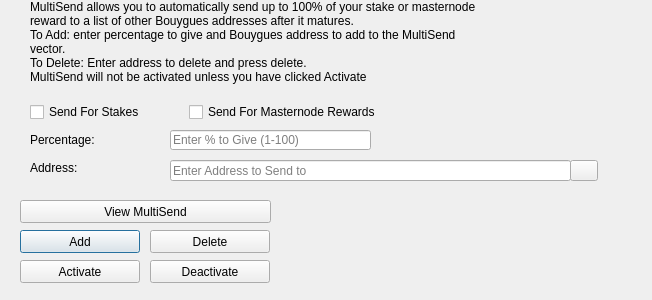
<?xml version="1.0" encoding="UTF-8"?>
<ui version="4.0">
 <class>MultiSendDialog</class>
 <widget class="QDialog" name="MultiSendDialog">
  <property name="windowModality">
   <enum>Qt::NonModal</enum>
  </property>
  <property name="geometry">
   <rect>
    <x>0</x>
    <y>0</y>
    <width>652</width>
    <height>300</height>
   </rect>
  </property>
  <property name="windowTitle">
   <string>MultiSend</string>
  </property>
  <widget class="QLineEdit" name="multiSendPercentEdit">
   <property name="geometry">
    <rect>
     <x>170</x>
     <y>130</y>
     <width>201</width>
     <height>20</height>
    </rect>
   </property>
   <property name="toolTip">
    <string>Enter whole numbers 1 - 100</string>
   </property>
   <property name="placeholderText">
    <string>Enter % to Give (1-100)</string>
   </property>
  </widget>
  <widget class="QLineEdit" name="multiSendAddressEdit">
   <property name="geometry">
    <rect>
     <x>170</x>
     <y>160</y>
     <width>401</width>
     <height>21</height>
    </rect>
   </property>
   <property name="toolTip">
    <string/>
   </property>
   <property name="placeholderText">
    <string>Enter Address to Send to</string>
   </property>
  </widget>
  <widget class="QLabel" name="label_2">
   <property name="geometry">
    <rect>
     <x>30</x>
     <y>0</y>
     <width>451</width>
     <height>121</height>
    </rect>
   </property>
   <property name="lineWidth">
    <number>1</number>
   </property>
   <property name="text">
    <string>MultiSend allows you to automatically send up to 100% of your stake or masternode reward to a list of other Bouygues addresses after it matures.
To Add: enter percentage to give and Bouygues address to add to the MultiSend vector.
To Delete: Enter address to delete and press delete.
MultiSend will not be activated unless you have clicked Activate</string>
   </property>
   <property name="alignment">
    <set>Qt::AlignLeading|Qt::AlignLeft|Qt::AlignTop</set>
   </property>
   <property name="wordWrap">
    <bool>true</bool>
   </property>
  </widget>
  <widget class="QLabel" name="message">
   <property name="geometry">
    <rect>
     <x>290</x>
     <y>200</y>
     <width>351</width>
     <height>91</height>
    </rect>
   </property>
   <property name="text">
    <string/>
   </property>
  </widget>
  <widget class="QPushButton" name="addButton">
   <property name="geometry">
    <rect>
     <x>20</x>
     <y>230</y>
     <width>120</width>
     <height>23</height>
    </rect>
   </property>
   <property name="toolTip">
    <string/>
   </property>
   <property name="statusTip">
    <string>Add to MultiSend Vector</string>
   </property>
   <property name="text">
    <string>Add</string>
   </property>
  </widget>
  <widget class="QPushButton" name="disableButton">
   <property name="geometry">
    <rect>
     <x>150</x>
     <y>260</y>
     <width>120</width>
     <height>23</height>
    </rect>
   </property>
   <property name="statusTip">
    <string>Deactivate MultiSend</string>
   </property>
   <property name="text">
    <string>Deactivate</string>
   </property>
  </widget>
  <widget class="QPushButton" name="addressBookButton">
   <property name="geometry">
    <rect>
     <x>570</x>
     <y>160</y>
     <width>28</width>
     <height>21</height>
    </rect>
   </property>
   <property name="toolTip">
    <string>Choose an address from the address book</string>
   </property>
   <property name="text">
    <string/>
   </property>
   <property name="icon">
    <iconset resource="../byg.qrc">
     <normaloff>:/icons/address-book</normaloff>:/icons/address-book</iconset>
   </property>
   <property name="shortcut">
    <string>Alt+A</string>
   </property>
   <property name="autoDefault">
    <bool>false</bool>
   </property>
  </widget>
  <widget class="QLabel" name="label">
   <property name="geometry">
    <rect>
     <x>30</x>
     <y>130</y>
     <width>121</width>
     <height>20</height>
    </rect>
   </property>
   <property name="toolTip">
    <string>Percentage of stake to send</string>
   </property>
   <property name="text">
    <string>Percentage:</string>
   </property>
  </widget>
  <widget class="QLabel" name="label_5">
   <property name="geometry">
    <rect>
     <x>30</x>
     <y>160</y>
     <width>111</width>
     <height>16</height>
    </rect>
   </property>
   <property name="toolTip">
    <string>Address to send portion of stake to</string>
   </property>
   <property name="text">
    <string>Address:</string>
   </property>
  </widget>
  <widget class="QPushButton" name="deleteButton">
   <property name="geometry">
    <rect>
     <x>150</x>
     <y>230</y>
     <width>120</width>
     <height>23</height>
    </rect>
   </property>
   <property name="toolTip">
    <string/>
   </property>
   <property name="statusTip">
    <string>Delete Address From MultiSend Vector</string>
   </property>
   <property name="text">
    <string>Delete</string>
   </property>
  </widget>
  <widget class="QPushButton" name="activateButton">
   <property name="geometry">
    <rect>
     <x>20</x>
     <y>260</y>
     <width>120</width>
     <height>23</height>
    </rect>
   </property>
   <property name="statusTip">
    <string>Activate MultiSend</string>
   </property>
   <property name="text">
    <string>Activate</string>
   </property>
  </widget>
  <widget class="QPushButton" name="viewButton">
   <property name="geometry">
    <rect>
     <x>20</x>
     <y>200</y>
     <width>251</width>
     <height>23</height>
    </rect>
   </property>
   <property name="toolTip">
    <string/>
   </property>
   <property name="statusTip">
    <string>View MultiSend Vector</string>
   </property>
   <property name="text">
    <string>View MultiSend</string>
   </property>
  </widget>
  <widget class="QWidget" name="horizontalLayoutWidget">
   <property name="geometry">
    <rect>
     <x>30</x>
     <y>100</y>
     <width>351</width>
     <height>24</height>
    </rect>
   </property>
   <layout class="QHBoxLayout" name="horizontalLayout">
    <item>
     <widget class="QCheckBox" name="multiSendStakeCheckBox">
      <property name="text">
       <string>Send For Stakes</string>
      </property>
     </widget>
    </item>
    <item>
     <widget class="QCheckBox" name="multiSendMasternodeCheckBox">
      <property name="text">
       <string>Send For Masternode Rewards</string>
      </property>
     </widget>
    </item>
   </layout>
  </widget>
 </widget>
 <resources>
  <include location="../byg.qrc"/>
 </resources>
 <connections/>
</ui>
